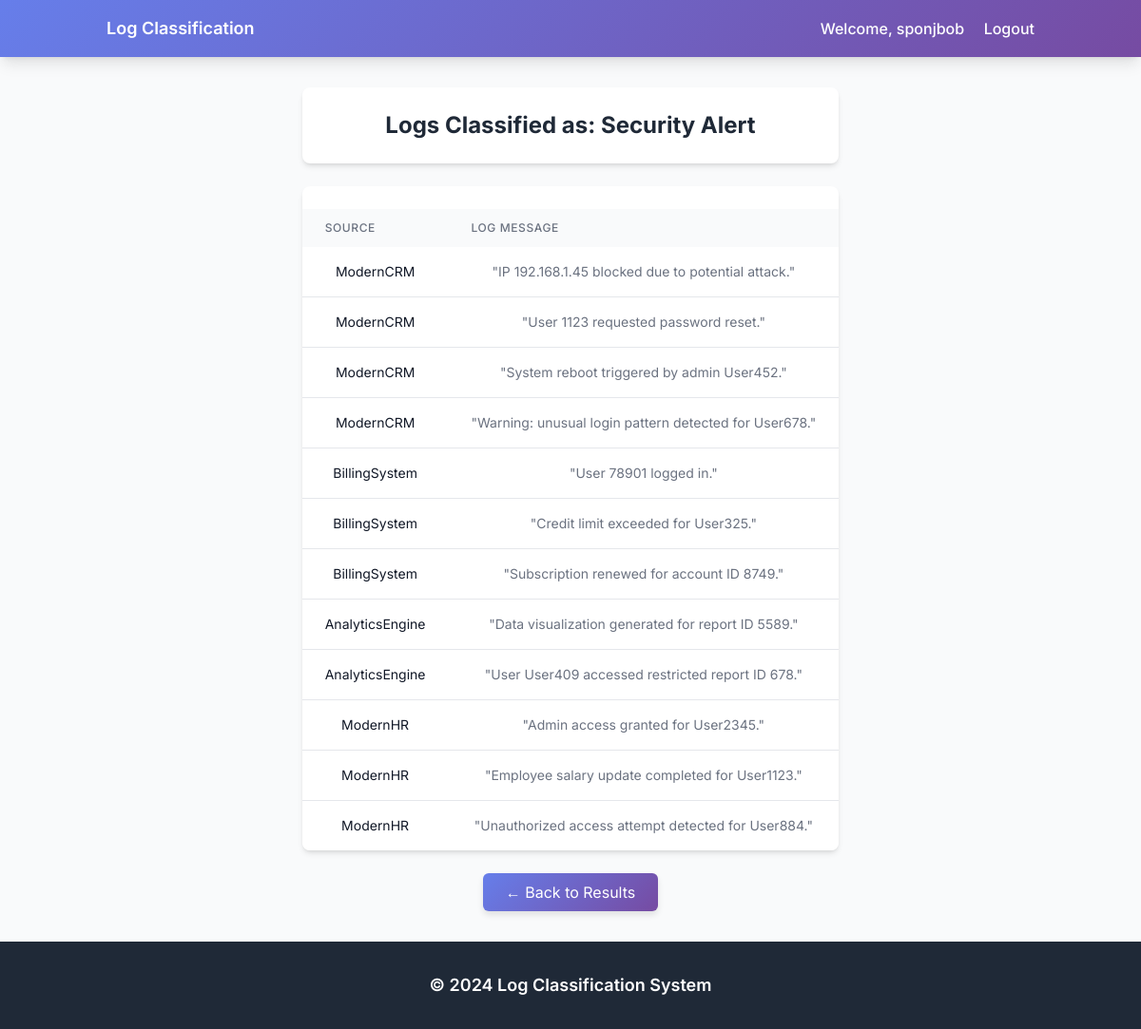
Page /filter/Security Alert (signed in) on the committed database.
### tables this page shows
CREATE TABLE uploads (
            id INTEGER PRIMARY KEY AUTOINCREMENT,
            username TEXT NOT NULL,
            file_name TEXT NOT NULL,
            upload_date TEXT NOT NULL,
            table_name TEXT NOT NULL,
            FOREIGN KEY (username) REFERENCES users (username)
        );

CREATE TABLE test3 (
                        id INTEGER PRIMARY KEY AUTOINCREMENT,
                        source TEXT,
                        log_message TEXT,
                        target_label TEXT
                    );

### app.py (the view, shortened to what this page needs)
@app.route('/filter/<label>')
def filter_logs(label):
    global temporary_results  # Use the global variable for non-logged-in users
    try:
        if 'user' in session:
            table_name = session.get('current_table_name')
            if table_name:
                conn = sqlite3.connect(DB_PATH)
                df = pd.read_sql_query(
                    f'SELECT source, log_message FROM {table_name} WHERE target_label = ?',
                    conn, params=(label,))
                conn.close()
            else:
                conn = sqlite3.connect(DB_PATH)
                cursor = conn.cursor()
                cursor.execute('''
                    SELECT table_name
                    FROM uploads
                    WHERE username = ?
                    ORDER BY upload_date DESC
                    LIMIT 1
                ''', (session['user'],))
                result = cursor.fetchone()
                conn.close()
                if not result:
                    flash('No classification results found')
                    return redirect(url_for('user_uploads'))
                table_name = result[0]
                conn = sqlite3.connect(DB_PATH)
                df = pd.read_sql_query(
                    f'SELECT source, log_message FROM {table_name} WHERE target_label = ?',
                    conn, params=(label,))
                conn.close()
        filtered_logs = df.to_dict('records')
        return render_template('filtered.html', logs=filtered_logs, label=label, user=session.get('user'))
    except Exception as e:
        print(f"Error filtering logs: {str(e)}")
        return str(e), 500

### templates/filtered.html
{% extends "base.html" %}
{% block content %}
<div class="space-y-6">
    <div class="bg-white p-6 rounded-lg shadow-md mb-6">
        <h1 class="text-2xl font-bold text-gray-800">Logs Classified as: {{ label }}</h1>
    </div>
    <div class="bg-white rounded-lg shadow-md overflow-hidden">
        <table class="min-w-full">
            <thead class="bg-gray-50">
                <tr>
                    <th class="px-6 py-3 text-left text-xs font-medium text-gray-500 uppercase tracking-wider">Source</th>
                    <th class="px-6 py-3 text-left text-xs font-medium text-gray-500 uppercase tracking-wider">Log Message</th>
                </tr>
            </thead>
            <tbody class="bg-white divide-y divide-gray-200">
                {% for log in logs %}
                <tr class="hover:bg-gray-50">
                    <td class="px-6 py-4 whitespace-nowrap text-sm text-gray-900">{{ log.source }}</td>
                    <td class="px-6 py-4 text-sm text-gray-500">{{ log.log_message }}</td>
                </tr>
                {% endfor %}
            </tbody>
        </table>
    </div>
    <div class="mt-4">
        <a href="{{ url_for('results') }}"
           class="inline-block px-6 py-2 gradient-bg text-white rounded-md hover:opacity-90 transition-opacity">
            ← Back to Results
        </a>
    </div>
</div>
{% endblock %}

### templates/base.html (shortened to what this page needs)
<!DOCTYPE html>
<html>
<head>
    <script src="https://cdn.tailwindcss.com"></script>
    <link rel="stylesheet" href="{{ url_for('static', filename='styles.css') }}">
</head>
<body class="bg-gray-50">
    <nav class="gradient-bg text-white shadow-lg">
        <div class="container mx-auto px-6 py-4">
            <div class="flex items-center justify-between">
                <a href="{{ url_for('index') }}" class="text-lg font-semibold">Log Classification</a>
                <div class="space-x-4">
                    {% if user %}
                        <a href="{{ url_for('account') }}" class="text-white hover:underline">Welcome, {{ user }}</a>
                        <a href="{{ url_for('logout') }}" class="text-white hover:underline">Logout</a>
                    {% else %}
                        <a href="{{ url_for('login') }}" class="text-white hover:underline">Login</a>
                        <a href="{{ url_for('about') }}" class="text-white hover:underline">About</a>
                    {% endif %}
                </div>
            </div>
        </div>
    </nav>
    <div class="content-wrapper container mx-auto px-6 py-8">
        {% block content %}{% endblock %}
    </div>
    <footer class="bg-gray-800 text-white py-8 mt-auto">
        <div class="container mx-auto text-center">
            <p class="text-lg font-semibold">&copy; 2024 Log Classification System</p>
        </div>
    </footer>
</body>
</html>

### static/styles.css (style rules this page uses)
body { font-family: 'Inter', sans-serif; display: flex; flex-direction: column; min-height: 100vh; background-color: #f9fafb; color: #4a5568; }
.gradient-bg { background: linear-gradient(135deg, #4f46e5 0%, #6d28d9 100%); box-shadow: 0 4px 6px rgba(0, 0, 0, 0.1); }
nav a { font-size: 1rem; font-weight: 500; transition: color 0.3s ease, transform 0.3s ease; }
.content-wrapper { flex: 1; display: flex; justify-content: center; align-items: center; text-align: center; padding: 2rem; }
table { width: 100%; border-collapse: collapse; margin-top: 1.5rem; }
thead { background-color: #f3f4f6; }
thead th { font-size: 0.875rem; font-weight: 600; text-transform: uppercase; color: #6b7280; padding: 0.75rem; text-align: left; }
tbody tr { transition: background-color 0.3s ease; }
tbody td { font-size: 0.875rem; color: #4a5568; padding: 0.75rem; }
footer { background-color: #1f2937; color: #d1d5db; padding: 2rem 0; text-align: center; font-size: 0.875rem; font-weight: 500; }
.card, form, table { animation: fadeIn 0.5s ease-in-out; }

### templates/base.html (style rules this page uses)
body { font-family: 'Inter', sans-serif; display: flex; flex-direction: column; min-height: 100vh; }
.gradient-bg { background: linear-gradient(135deg, #667eea 0%, #764ba2 100%); }
.content-wrapper { flex: 1; }

### rows in the picture
uploads: username "sponjbob"
test3: source "ModernCRM", log_message "\"IP 192.168.1.45 blocked due to potential attack.\""
test3: source "ModernCRM", log_message "\"User 1123 requested password reset.\""
test3: source "ModernCRM", log_message "\"System reboot triggered by admin User452.\""
test3: source "ModernCRM", log_message "\"Warning: unusual login pattern detected for User678.\""
test3: source "BillingSystem", log_message "\"User 78901 logged in.\""
test3: source "BillingSystem", log_message "\"Credit limit exceeded for User325.\""
test3: source "BillingSystem", log_message "\"Subscription renewed for account ID 8749.\""
test3: source "AnalyticsEngine", log_message "\"Data visualization generated for report ID 5589.\""
test3: source "AnalyticsEngine", log_message "\"User User409 accessed restricted report ID 678.\""
test3: source "ModernHR", log_message "\"Admin access granted for User2345.\""
test3: source "ModernHR", log_message "\"Employee salary update completed for User1123.\""
test3: source "ModernHR", log_message "\"Unauthorized access attempt detected for User884.\""

### other values in the picture
{{ label }} "Security Alert"
